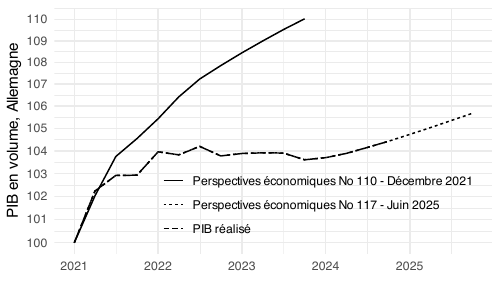

R code for this plot:
library(dplyr)
library(eurostat)
library(ggplot2)
load_data("oecd/EO110_INTERNET.RData")
load_data("oecd/EO_117.RData")

EO_117_extract <- EO_117 %>%
  filter(FREQ == "Q",
         REF_AREA == "DEU",
         MEASURE == "GDPV") %>%
  select(obsTime, obsValue)

# Data -------

figure1 <- EO110_INTERNET %>%
  mutate(vintage = "Perspectives économiques No 110 - Décembre 2021") %>%
  filter(VARIABLE == "GDPV", 
         LOCATION == "DEU",
         FREQUENCY == "Q") %>%
  bind_rows(EO_117_extract %>%
              mutate(vintage = "Perspectives économiques No 117 - Juin 2025")) %>%
  quarter_to_date() %>%
  filter(date >= as.Date("2021-01-01")) %>%
  bind_rows(EO_117_extract %>%
              mutate(vintage = "PIB réalisé") %>%
              quarter_to_date() %>%
              filter(date <= as.Date("2024-10-01"),
                     date >= as.Date("2021-01-01"))) %>%
  group_by(vintage) %>%
  mutate(obsValue = 100*obsValue/obsValue[date == as.Date("2021-01-01")]) %>%
  select(vintage, date, obsValue)

write_csv2(figure1, file = "figure1.csv")

# Graph -------

figure1 %>%
  ggplot + geom_line(aes(x = date, y = obsValue, linetype = vintage)) +
  xlab("") + ylab("PIB en volume, Allemagne") + theme_minimal() +
  scale_x_date(breaks = seq(1920, 2100, 1) %>% paste0("-01-01") %>% as.Date,
               labels = date_format("%Y")) +
  theme(legend.position = c(0.6, 0.2),
        legend.title = element_blank()) +
  scale_y_log10(breaks = seq(20, 200, 1))



ggsave("figure1.pdf", width = 5, height = 3, device = cairo_pdf)
ggsave("figure1.png", width = 5, height = 3, bg = "white")




